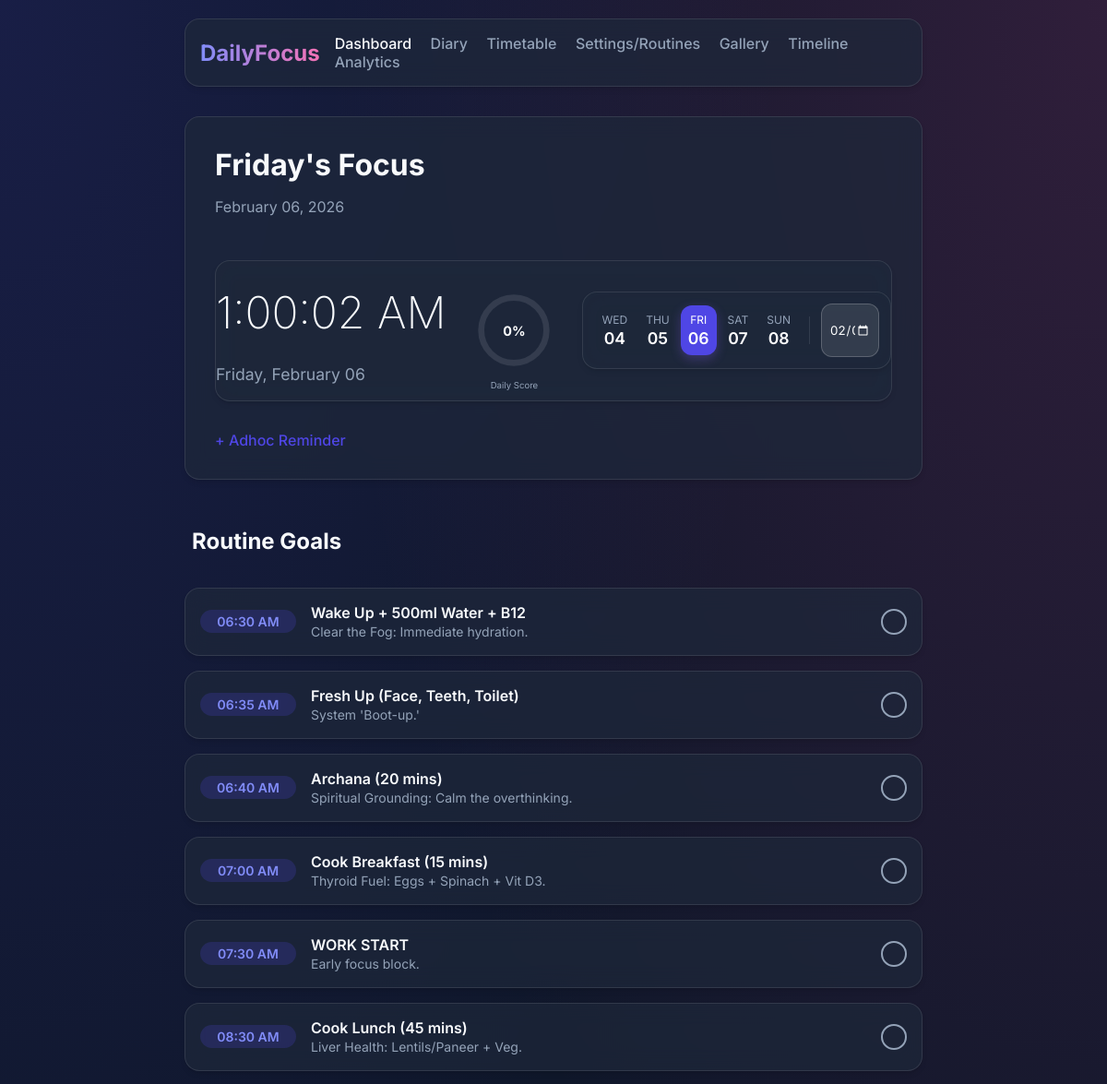
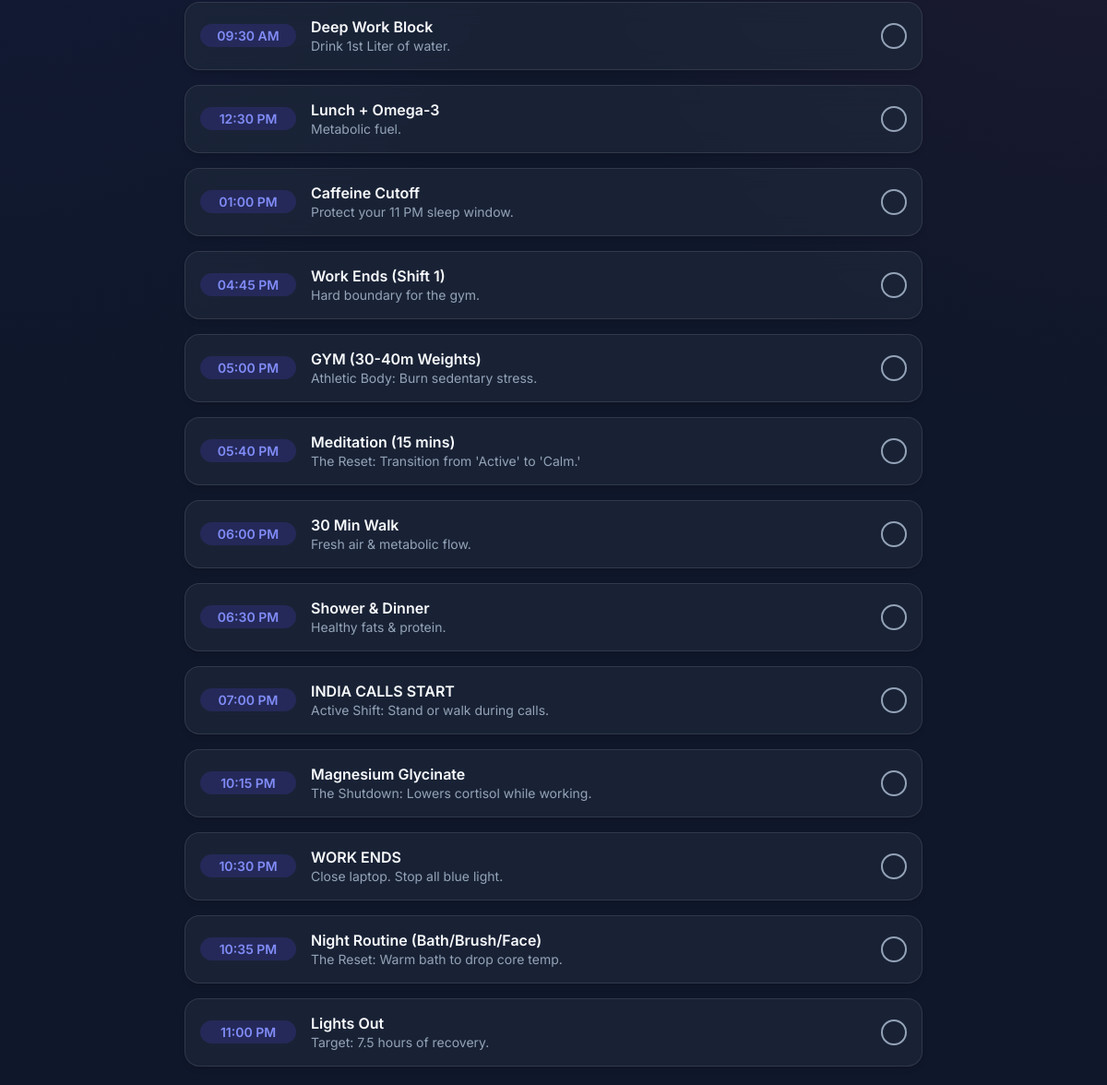
Screenshot of /?date=2026-02-06 with the database file from the repository (2 pictures, top to bottom).
### models.py (models this page shows, shortened)
class RoutineItem(db.Model):
    __tablename__ = 'routine_items'
    id = db.Column(db.Integer, primary_key=True)
    name = db.Column(db.String(100), nullable=False)
    time_start = db.Column(db.String(20), nullable=False) # Store as string for flexibility e.g., "06:30 AM"
    time_end = db.Column(db.String(20), nullable=True)   # Optional end time
    routine_type = db.Column(db.String(20), nullable=False) # 'Weekday', 'Saturday', 'Sunday'
    category = db.Column(db.String(50), nullable=True) # Health, Work, Spirit, etc.
    description = db.Column(db.String(200), nullable=True)

### app.py (the view)
@app.route('/')
def dashboard():
    date_str = request.args.get('date')
    if date_str:
        try:
            current_date = datetime.strptime(date_str, '%Y-%m-%d').date()
        except ValueError:
            current_date = date.today()
    else:
        current_date = date.today()
    day_name = current_date.strftime("%A") # e.g., Monday
    if day_name in ['Saturday', 'Sunday']:
        routine_filter = 'Weekend'
    else:
        routine_filter = 'Weekday'
    start_date = current_date - timedelta(days=2)
    week_dates = []
    for i in range(5):
        d = start_date + timedelta(days=i)
        week_dates.append({
            'date': d,
            'day_name': d.strftime('%a'), # Mon
            'day_num': d.strftime('%d'), # 05
            'is_current': (d == current_date)
        })
    items = RoutineItem.query.filter_by(routine_type=routine_filter).all()
    logs = TrackerLog.query.filter_by(date=current_date).all()
    completed_ids = {log.routine_item_id for log in logs if log.status}
    def parse_time(t_str):
        try:
            return datetime.strptime(t_str, "%I:%M %p")
        except:
            return datetime.min # Fallback
    def get_sort_key(item):
        is_completed = item.id in completed_ids
        return (0 if is_completed else 1, parse_time(item.time_start))
    items.sort(key=get_sort_key)
    diary_entry = DiaryEntry.query.filter_by(date=current_date).first()
    pinned_text = diary_entry.pinned_text if diary_entry else None
    reminders = Reminder.query.filter_by(date=current_date).all()
    total_habits = len(items)
    completed_habits = len(completed_ids)
    score = int((completed_habits / total_habits * 100)) if total_habits > 0 else 0
    target_setting = UserSetting.query.filter_by(key='target_score').first()
    target_score = int(target_setting.value) if target_setting else 80
    return render_template('index.html',
                           routine_items=items,
                           completed_ids=completed_ids,
                           current_date=current_date,
                           week_dates=week_dates,
                           day_name=day_name,
                           pinned=pinned_text,
                           reminders=reminders,
                           score=score,
                           target_score=target_score)

### templates/index.html (shortened to what this page needs)
{% extends "base.html" %}
{% block content %}
<div class="glass" style="padding: 2rem; margin-bottom: 2rem; position: relative;">
    <div style="display: flex; justify-content: space-between; align-items: center; flex-wrap: wrap; gap: 1rem;">
        <div>
            <h1 style="margin: 0;">{{ day_name }}'s Focus</h1>
            <p style="color: var(--text-muted);">{{ current_date.strftime('%B %d, %Y') }}</p>
        </div>
    </div>
    <div class="glass"
        style="display: flex; justify-content: space-between; align-items: center; margin-bottom: 2rem; margin-top: 2rem;">
        <div>
            <h1 id="clock" style="font-size: 3rem; font-weight: 200; line-height: 1;">--:--</h1>
            <p style="color: var(--text-muted); font-size: 1.1rem;">{{ current_date.strftime('%A, %B %d') }}</p>
        </div>
        <div
            style="position: relative; width: 80px; height: 80px; display: flex; align-items: center; justify-content: center;">
            <svg viewBox="0 0 36 36" style="width: 100%; height: 100%; transform: rotate(-90deg);">
                <path d="M18 2.0845 a 15.9155 15.9155 0 0 1 0 31.831 a 15.9155 15.9155 0 0 1 0 -31.831" fill="none"
                    stroke="rgba(255,255,255,0.1)" stroke-width="3" />
                <path id="score-ring" d="M18 2.0845 a 15.9155 15.9155 0 0 1 0 31.831 a 15.9155 15.9155 0 0 1 0 -31.831"
                    fill="none" stroke="{{ 'var(--success)' if score >= target_score else 'var(--primary)' }}"
                    stroke-width="3" stroke-dasharray="{{ score }}, 100" />
            </svg>
            <div style="position: absolute; font-size: 0.9rem; font-weight: bold; color: white;">
                <span id="score-text">{{ score }}</span>%
            </div>
            <div
                style="position: absolute; bottom: -25px; font-size: 0.6rem; color: var(--text-muted); width: 100px; text-align: center;">
                Daily Score
            </div>
        </div>
        <div class="week-nav glass"
            style="display: flex; justify-content: space-between; align-items: center; padding: 0.75rem; overflow-x: hidden; gap: 0.25rem;">
            {% for d in week_dates %}
            <a href="{{ url_for('dashboard', date=d.date.isoformat()) }}"
                class="week-day {{ 'active' if d.is_current else '' }}"
                style="text-decoration: none; color: white; display: flex; flex-direction: column; align-items: center; padding: 0.5rem; border-radius: 12px; flex: 1; transition: background 0.2s;">
                <span
                    style="font-size: 0.75rem; color: var(--text-muted); text-transform: uppercase; margin-bottom: 2px;">{{
                    d.day_name }}</span>
                <span style="font-weight: 600; font-size: 1.1rem;">{{ d.day_num }}</span>
            </a>
            {% endfor %}
            <form action="{{ url_for('dashboard') }}" method="GET"
                style="display: flex; align-items: center; justify-content: center;">
                <input type="date" name="date" value="{{ current_date.isoformat() }}" onchange="this.form.submit()"
                    class="glass-input-date" title="Select any date">
            </form>
        </div>
    </div>
    <div class="mt-4">
        <details>
            <summary style="cursor: pointer; color: var(--primary); font-weight: 500;">+ Adhoc Reminder</summary>
        </details>
    </div>
</div>
<div class="routine-list">
    <h2 style="margin-left: 0.5rem;">Routine Goals</h2>
    {% for item in routine_items %}
    <div class="routine-item glass">
        <span class="time-badge">{{ item.time_start }}</span>
        <div class="routine-content">
            <span class="routine-title">{{ item.name }}</span>
            {% if item.description %}
            <span class="routine-desc">{{ item.description }}</span>
            {% endif %}
        </div>
        <button class="check-btn {% if item.id in completed_ids %}completed{% endif %}"
            onclick="toggleHabitWithDate({{ item.id }}, this, '{{ current_date.isoformat() }}')">
        </button>
    </div>
    {% endfor %}
</div>
{% endblock %}

### static/css/style.css (style rules this page uses)
:root { --primary: #4F46E5; --primary-hover: #4338ca; --secondary: #ec4899; --bg-dark: #0f172a; --bg-card: rgba(30, 41, 59, 0.7); --text-main: #f8fafc; --text-muted: #94a3b8; --glass-border: rgba(255, 255, 255, 0.1); --success: #10b981; --font-family: 'Inter', system-ui, -apple-system, sans-serif; }
body { background-color: var(--bg-dark); color: var(--text-main); font-family: var(--font-family); margin: 0; min-height: 100vh; background-image: radial-gradient(at 0% 0%, rgba(79, 70, 229, 0.15) 0px, transparent 50%), radial-gradient(at 100% 0%, rgba(236, 72, 153, 0.15) 0px, transparent 50%); background-attachment: fixed; }
.glass { background: var(--bg-card); backdrop-filter: blur(12px); -webkit-backdrop-filter: blur(12px); border: 1px solid var(--glass-border); border-radius: 16px; box-shadow: 0 4px 6px -1px rgba(0, 0, 0, 0.1), 0 2px 4px -1px rgba(0, 0, 0, 0.06); }
.routine-list { display: flex; flex-direction: column; gap: 1rem; }
.routine-item { display: flex; align-items: center; padding: 1rem; transition: transform 0.2s, background-color 0.2s; }
.time-badge { background: rgba(79, 70, 229, 0.2); color: #818cf8; padding: 0.25rem 0.75rem; border-radius: 9999px; font-size: 0.875rem; font-weight: 600; margin-right: 1rem; min-width: 80px; text-align: center; }
.routine-content { flex: 1; }
.routine-title { font-weight: 600; display: block; }
.routine-desc { color: var(--text-muted); font-size: 0.875rem; margin-top: 0.25rem; }
.check-btn { width: 28px; height: 28px; border-radius: 50%; border: 2px solid var(--text-muted); background: transparent; cursor: pointer; transition: all 0.3s cubic-bezier(0.4, 0, 0.2, 1); display: flex; align-items: center; justify-content: center; padding: 0; color: transparent; }
.mt-4 { margin-top: 1rem; }
.week-day.active { background: var(--primary); box-shadow: 0 4px 12px rgba(139, 92, 246, 0.3); }
.week-day.active span { color: white !important; }
.glass-input-date { background: rgba(255, 255, 255, 0.1); border: 1px solid rgba(255, 255, 255, 0.2); color: white; padding: 0.5rem; border-radius: 12px; font-family: inherit; cursor: pointer; width: 45px; height: 40px; }
details>summary { list-style: none; }

### rows the page displays
RoutineItem: time_start "06:30 AM", name "Wake Up + 500ml Water + B12", description "Clear the Fog: Immediate hydration."
RoutineItem: time_start "06:35 AM", name "Fresh Up (Face, Teeth, Toilet)", description "System 'Boot-up.'"
RoutineItem: time_start "06:40 AM", name "Archana (20 mins)", description "Spiritual Grounding: Calm the overthinking."
RoutineItem: time_start "07:00 AM", name "Cook Breakfast (15 mins)", description "Thyroid Fuel: Eggs + Spinach + Vit D3."
RoutineItem: time_start "07:30 AM", name "WORK START", description "Early focus block."
RoutineItem: time_start "08:30 AM", name "Cook Lunch (45 mins)", description "Liver Health: Lentils/Paneer + Veg."
RoutineItem: time_start "09:30 AM", name "Deep Work Block", description "Drink 1st Liter of water."
RoutineItem: time_start "12:30 PM", name "Lunch + Omega-3", description "Metabolic fuel."
RoutineItem: time_start "01:00 PM", name "Caffeine Cutoff", description "Protect your 11 PM sleep window."
RoutineItem: time_start "04:45 PM", name "Work Ends (Shift 1)", description "Hard boundary for the gym."
RoutineItem: time_start "05:00 PM", name "GYM (30-40m Weights)", description "Athletic Body: Burn sedentary stress."
RoutineItem: time_start "05:40 PM", name "Meditation (15 mins)", description "The Reset: Transition from 'Active' to 'Calm.'"
RoutineItem: time_start "06:00 PM", name "30 Min Walk", description "Fresh air & metabolic flow."
RoutineItem: time_start "06:30 PM", name "Shower & Dinner", description "Healthy fats & protein."
RoutineItem: time_start "07:00 PM", name "INDIA CALLS START", description "Active Shift: Stand or walk during calls."
RoutineItem: time_start "10:15 PM", name "Magnesium Glycinate", description "The Shutdown: Lowers cortisol while working."
RoutineItem: time_start "10:30 PM", name "WORK ENDS", description "Close laptop. Stop all blue light."
RoutineItem: time_start "10:35 PM", name "Night Routine (Bath/Brush/Face)", description "The Reset: Warm bath to drop core temp."
RoutineItem: time_start "11:00 PM", name "Lights Out", description "Target: 7.5 hours of recovery."

### other values shown
{{ day_name }} "Friday"
{{ current_date.strftime('%B %d, %Y') }} "February 06, 2026"
{{ current_date.strftime('%A, %B %d') }} "Friday, February 06"
{{ score }} "0"
{{ d.day_name }} "WED" "THU" "FRI" "SAT" "SUN"
{{ d.day_num }} "04" "05" "06" "07" "08"
